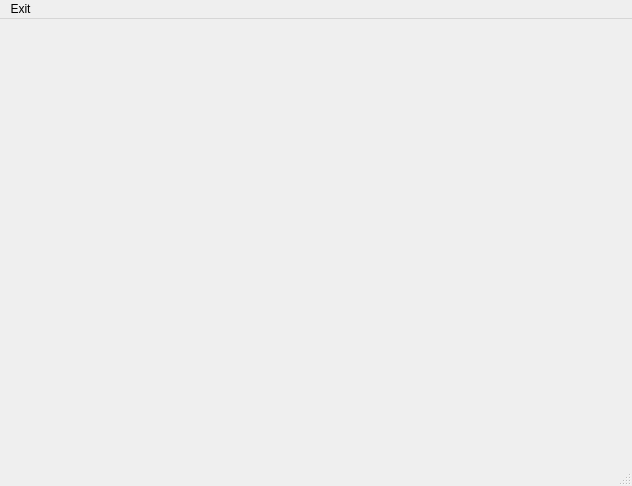
<?xml version="1.0" encoding="UTF-8"?>
<ui version="4.0">
 <class>Kanto</class>
 <widget class="QMainWindow" name="Kanto">
  <property name="geometry">
   <rect>
    <x>0</x>
    <y>0</y>
    <width>632</width>
    <height>486</height>
   </rect>
  </property>
  <property name="windowTitle">
   <string>MainWindow</string>
  </property>
  <widget class="QWidget" name="centralwidget"/>
  <widget class="QMenuBar" name="menubar">
   <property name="geometry">
    <rect>
     <x>0</x>
     <y>0</y>
     <width>632</width>
     <height>17</height>
    </rect>
   </property>
   <widget class="QMenu" name="menuExit">
    <property name="title">
     <string>Exit</string>
    </property>
    <addaction name="actionExit"/>
   </widget>
   <addaction name="menuExit"/>
  </widget>
  <widget class="QStatusBar" name="statusbar"/>
  <action name="actionExit">
   <property name="icon">
    <iconset resource="resource.qrc">
     <normaloff>:/images/icons/stop button.png</normaloff>:/images/icons/stop button.png</iconset>
   </property>
   <property name="text">
    <string>Exit</string>
   </property>
   <property name="toolTip">
    <string>Go Back To The Main Scene</string>
   </property>
  </action>
 </widget>
 <resources>
  <include location="resource.qrc"/>
 </resources>
 <connections/>
</ui>
